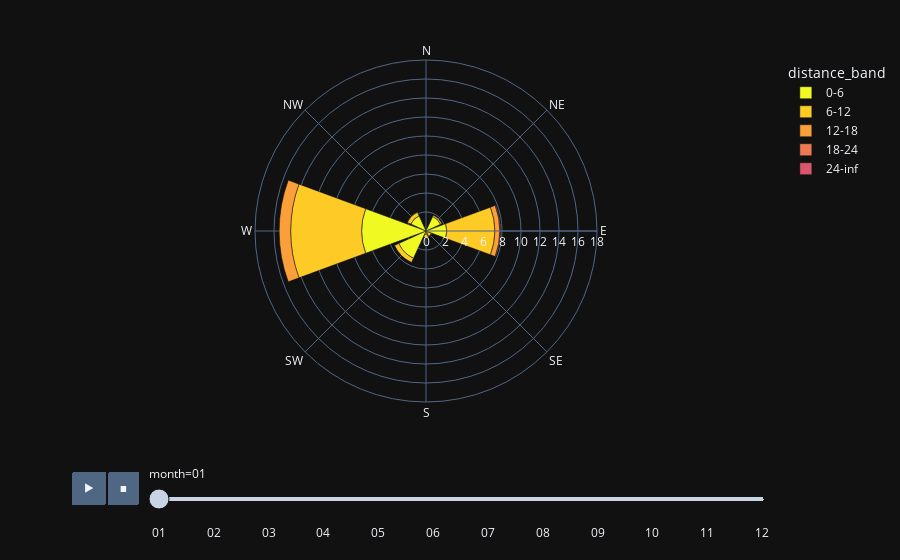

This figure's notebook cell:
### Code cell
import numpy as np
import pandas as pd
import plotly.express as px
import xarray as xr

group_ids = [55, 56, 57, 330, 350]
months = ['01', '02', '03', '04', '05', '06', '07', '08', '09', '10', '11', '12']
shipping = np.load('/home/ocean_personal_data/albinski/pre_work_for_RUNS/ship_data_CROCO/ship_data_all_croco/avg18_22_all_months.npy')
shipping = np.nan_to_num(shipping)
grid = xr.open_dataset('/home/ocean_personal_data/albinski/croco_grd.nc')

all_data = []

for month in months:
    group = []
    for group_id in group_ids:
        array = np.load(f'/home/ocean_personal_data/albinski/AVG_RUNS_Smoothed/avg_month_{month}_island_{group_id}.npy')
        group.append(array)

    average_array = np.mean(np.stack(group), axis=0)
    array_new = average_array * shipping.T
    mask = average_array == 0
    array_new[mask] = 0

    compass_mask_new = compass_mask[:-1, :-1]
    distance_transform_new = distance_transform[:-1, :-1]

    cell_values = array_new
    distance_bands = [(0, 6), (6, 12), (12, 18), (18, 24), (24, np.inf)]

    direction_distance_sums = {direction: [0, 0, 0, 0, 0] for direction in directions_mapping.keys() if direction is not None}

    for i in range(compass_mask_new.shape[0]):
        for j in range(compass_mask_new.shape[1]):
            direction = compass_mask_new[i, j]
            if direction is None:
                continue
            distance = distance_transform_new[i, j]
            cell_value = cell_values[i, j]
            for k, band in enumerate(distance_bands):
                if band[0] <= distance < band[1]:
                    direction_distance_sums[direction][k] += cell_value
                    break

    for direction, sums in direction_distance_sums.items():
        for band_index, sum_value in enumerate(sums):
            band_name = f"{distance_bands[band_index][0]}-{distance_bands[band_index][1]}"
            all_data.append({'month': month, 'direction': direction, 'distance_band': band_name, 'value': sum_value})

df = pd.DataFrame(all_data)

fig = px.bar_polar(df, r="value", theta="direction", color="distance_band",
                   animation_frame="month", template="plotly_dark",
                   color_discrete_sequence=px.colors.sequential.Plasma_r)

fig.update_layout(
    polar=dict(
        radialaxis=dict(
            range=[0, 18]
        )
    )
)

fig.show()

### Figure 1 — Plotly figure (JSON) as saved in the notebook; plotly's stock layout.template omitted (floating-point values rounded to 4 significant figures)
{"data": [{"hovertemplate": "distance_band=0-6<br>month=01<br>value=%{r}<br>direction=%{theta}<extra></extra>", "legendgroup": "0-6", "marker": {"color": "#f0f921", "pattern": {"shape": ""}}, "name": "0-6", "r": [0.2136, 1.69, 2.194, 0.2725, 0.3523, 3.156, 6.771, 1.755], "showlegend": true, "subplot": "polar", "theta": ["N", "NE", "E", "SE", "S", "SW", "W", "NW"], "type": "barpolar"}, {"hovertemplate": "distance_band=6-12<br>month=01<br>value=%{r}<br>direction=%{theta}<extra></extra>", "legendgroup": "6-12", "marker": {"color": "#fdca26", "pattern": {"shape": ""}}, "name": "6-12", "r": [0, 0.1488, 5.046, 0.3429, 0.3829, 0.4992, 7.481, 0.4076], "showlegend": true, "subplot": "polar", "theta": ["N", "NE", "E", "SE", "S", "SW", "W", "NW"], "type": "barpolar"}, {"hovertemplate": "distance_band=12-18<br>month=01<br>value=%{r}<br>direction=%{theta}<extra></extra>", "legendgroup": "12-18", "marker": {"color": "#fb9f3a", "pattern": {"shape": ""}}, "name": "12-18", "r": [0, 0, 0.5277, 0.1046, 0.0008171, 0.06179, 1.201, 0], "showlegend": true, "subplot": "polar", "theta": ["N", "NE", "E", "SE", "S", "SW", "W", "NW"], "type": "barpolar"}, {"hovertemplate": "distance_band=18-24<br>month=01<br>value=%{r}<br>direction=%{theta}<extra></extra>", "legendgroup": "18-24", "marker": {"color": "#ed7953", "pattern": {"shape": ""}}, "name": "18-24", "r": [0, 0, 0.07604, 0.004914, 6.502e-06, 4.244e-05, 0, 0], "showlegend": true, "subplot": "polar", "theta": ["N", "NE", "E", "SE", "S", "SW", "W", "NW"], "type": "barpolar"}, {"hovertemplate": "distance_band=24-inf<br>month=01<br>value=%{r}<br>direction=%{theta}<extra></extra>", "legendgroup": "24-inf", "marker": {"color": "#d8576b", "pattern": {"shape": ""}}, "name": "24-inf", "r": [0, 0, 0, 1.923e-05, 0, 2.139e-06, 0, 0], "showlegend": true, "subplot": "polar", "theta": ["N", "NE", "E", "SE", "S", "SW", "W", "NW"], "type": "barpolar"}], "layout": {"barmode": "relative", "legend": {"title": {"text": "distance_band"}, "tracegroupgap": 0}, "margin": {"t": 60}, "polar": {"angularaxis": {"direction": "clockwise", "rotation": 90}, "domain": {"x": [0, 1], "y": [0, 1]}, "radialaxis": {"range": [0, 18]}}, "sliders": [{"active": 0, "currentvalue": {"prefix": "month="}, "len": 0.9, "pad": {"b": 10, "t": 60}, "steps": [{"args": [["01"], {"frame": {"duration": 0, "redraw": true}, "fromcurrent": true, "mode": "immediate", "transition": {"duration": 0, "easing": "linear"}}], "label": "01", "method": "animate"}, {"args": [["02"], {"frame": {"duration": 0, "redraw": true}, "fromcurrent": true, "mode": "immediate", "transition": {"duration": 0, "easing": "linear"}}], "label": "02", "method": "animate"}, {"args": [["03"], {"frame": {"duration": 0, "redraw": true}, "fromcurrent": true, "mode": "immediate", "transition": {"duration": 0, "easing": "linear"}}], "label": "03", "method": "animate"}, {"args": [["04"], {"frame": {"duration": 0, "redraw": true}, "fromcurrent": true, "mode": "immediate", "transition": {"duration": 0, "easing": "linear"}}], "label": "04", "method": "animate"}, {"args": [["05"], {"frame": {"duration": 0, "redraw": true}, "fromcurrent": true, "mode": "immediate", "transition": {"duration": 0, "easing": "linear"}}], "label": "05", "method": "animate"}, {"args": [["06"], {"frame": {"duration": 0, "redraw": true}, "fromcurrent": true, "mode": "immediate", "transition": {"duration": 0, "easing": "linear"}}], "label": "06", "method": "animate"}, {"args": [["07"], {"frame": {"duration": 0, "redraw": true}, "fromcurrent": true, "mode": "immediate", "transition": {"duration": 0, "easing": "linear"}}], "label": "07", "method": "animate"}, {"args": [["08"], {"frame": {"duration": 0, "redraw": true}, "fromcurrent": true, "mode": "immediate", "transition": {"duration": 0, "easing": "linear"}}], "label": "08", "method": "animate"}, {"args": [["09"], {"frame": {"duration": 0, "redraw": true}, "fromcurrent": true, "mode": "immediate", "transition": {"duration": 0, "easing": "linear"}}], "label": "09", "method": "animate"}, {"args": [["10"], {"frame": {"duration": 0, "redraw": true}, "fromcurrent": true, "mode": "immediate", "transition": {"duration": 0, "easing": "linear"}}], "label": "10", "method": "animate"}, {"args": [["11"], {"frame": {"duration": 0, "redraw": true}, "fromcurrent": true, "mode": "immediate", "transition": {"duration": 0, "easing": "linear"}}], "label": "11", "method": "animate"}, {"args": [["12"], {"frame": {"duration": 0, "redraw": true}, "fromcurrent": true, "mode": "immediate", "transition": {"duration": 0, "easing": "linear"}}], "label": "12", "method": "animate"}], "x": 0.1, "xanchor": "left", "y": 0, "yanchor": "top"}], "updatemenus": [{"buttons": [{"args": [null, {"frame": {"duration": 500, "redraw": true}, "fromcurrent": true, "mode": "immediate", "transition": {"duration": 500, "easing": "linear"}}], "label": "&#9654;", "method": "animate"}, {"args": [[null], {"frame": {"duration": 0, "redraw": true}, "fromcurrent": true, "mode": "immediate", "transition": {"duration": 0, "easing": "linear"}}], "label": "&#9724;", "method": "animate"}], "direction": "left", "pad": {"r": 10, "t": 70}, "showactive": false, "type": "buttons", "x": 0.1, "xanchor": "right", "y": 0, "yanchor": "top"}]}}
